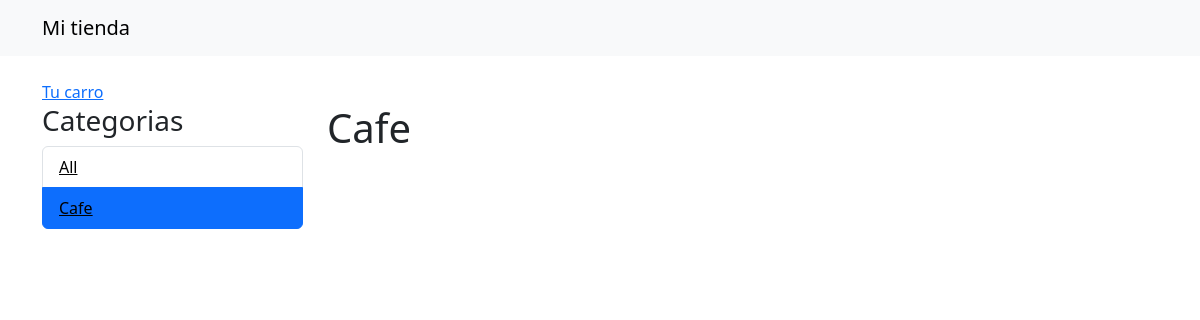
The app's page /cafe/, older data.
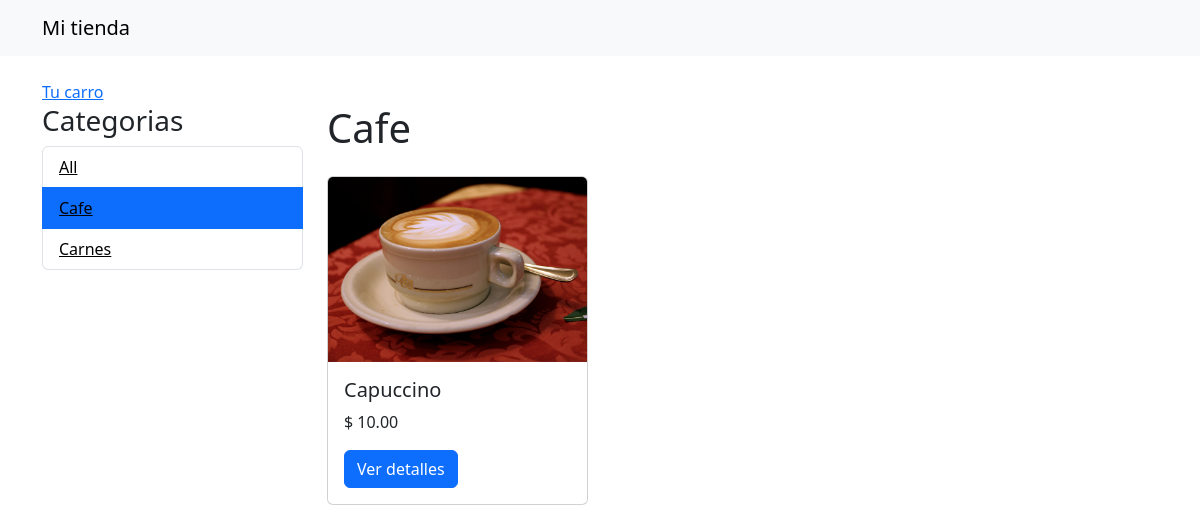
The same page, newer data.
### mitienda/models.py (models this page shows, shortened)
class Category(models.Model):
    name = models.CharField(max_length=200)
    slug = models.SlugField(max_length=200)
    class Meta:
        ordering=['name']
        indexes = [
            models.Index(fields=['name'])
        ]
    def get_absolute_url(self):
        return reverse("tienda:product_list_category", args=[self.slug])

class Products(models.Model):
    category = models.ForeignKey(Category,
                                related_name='products',
                                on_delete=models.CASCADE) #Al eliminar la categoria se eliminaran sus productos tambien (cascada)
    name = models.CharField(max_length=200)
    slug = models.SlugField(max_length=200)
    image = models.ImageField(upload_to='products/%Y/%m/%d', blank=True)
    description = models.TextField(blank=True)
    price = models.DecimalField(max_digits=5, decimal_places=2)
    available=models.BooleanField(default=True)
    created = models.DateTimeField(auto_now=True)
    updated = models.DateTimeField(auto_now=True)
    class Meta:
        ordering=['name']
    def get_absolute_url(self):
        return reverse("tienda:product_detail", args=[self.id, self.slug])

### mitienda/views.py (the view)
# urls.py: path('', views.product_list, name='product_list'),
def product_list(request, category_slug=None): #Si es none mostramos todos los productos
    category = None #Inicialmente será None, si es el caso, se modificará en el if
    categories = Category.objects.all()
    products = Products.objects.filter(available=True)
    if category_slug:
        category = get_object_or_404(Category, slug=category_slug)
        products = products.filter(category=category)
    return render(request, 'tienda/product/list.html', {'category':category,
                                                        'categories':categories,
                                                        'products':products})

### mitienda/templates/tienda/product/list.html (shortened to what this page needs)
{% extends "tienda/base.html" %}
{% load static %}
{% block content %}
  <div class="col-md-3">
    <h3>Categorias</h3>
    <ul class="list-group">
      <li class="list-group-item {% if not category %}active{% endif %}">
        <a href="{% url 'tienda:product_list' %}"  style="color: black;">All</a>
      </li>
      {% for c in categories %}
        <li class="list-group-item {% if category.slug == c.slug %}active{% endif %}">
          <a href="{{ c.get_absolute_url }}"  style="color: black;">{{ c.name }}</a>
        </li>
      {% endfor %}
    </ul>
  </div>
  <div class="col-md-9">
    <h1 class="mb-4">{% if category %}{{ category.name }}{% else %}Productos{% endif %}</h1>
    <div class="row">
      {% for product in products %}
        <div class="col-md-4 mb-4">
          <div class="card">
            <img src="{% if product.image %}{{ product.image.url }}{% else %}{% static 'img/no_image.png' %}{% endif %}" class="card-img-top" alt="{{ product.name }}">
            <div class="card-body">
              <h5 class="card-title">{{ product.name }}</h5>
              <p class="card-text">$ {{ product.price }}</p>
              <a href="{{ product.get_absolute_url }}" class="btn btn-primary">Ver detalles</a>
            </div>
          </div>
        </div>
      {% endfor %}
    </div>
  </div>
{% endblock %}

Row changes from the older to the newer data that the page shows:
added Category: name "Carnes", slug "carnes" (drawn)
added Products: image (picture), name "Capuccino", price "10.00"
